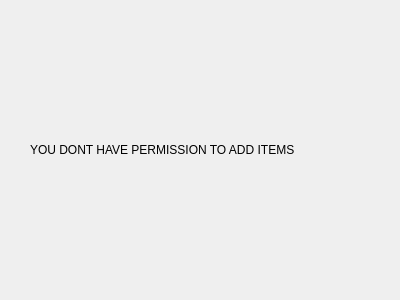
<?xml version="1.0" encoding="UTF-8"?>
<ui version="4.0">
 <class>ErrorUserDialog</class>
 <widget class="QDialog" name="ErrorUserDialog">
  <property name="geometry">
   <rect>
    <x>0</x>
    <y>0</y>
    <width>400</width>
    <height>300</height>
   </rect>
  </property>
  <property name="windowTitle">
   <string>Dialog</string>
  </property>
  <widget class="QLabel" name="erroText">
   <property name="geometry">
    <rect>
     <x>30</x>
     <y>140</y>
     <width>321</width>
     <height>20</height>
    </rect>
   </property>
   <property name="text">
    <string>YOU DONT HAVE PERMISSION TO ADD ITEMS</string>
   </property>
  </widget>
 </widget>
 <resources/>
 <connections/>
</ui>
